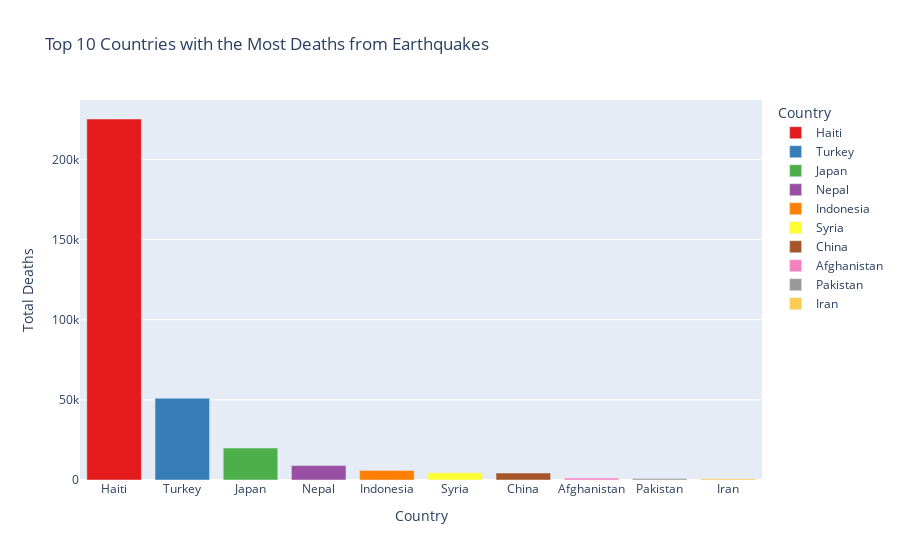
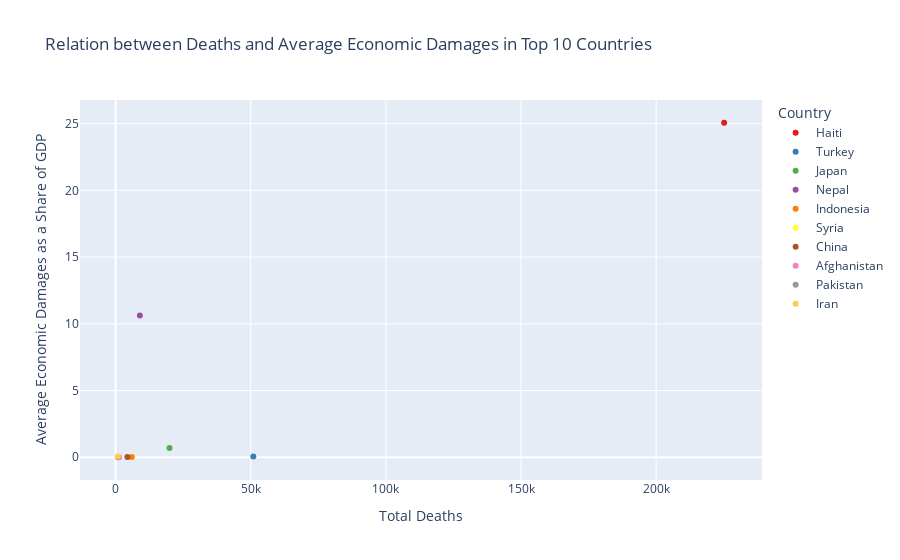

Notebook source saved alongside these figures, in order:
### Code cell
# Group by 'Country' and calculate the sum of 'Number of deaths from earthquakes'
top_countries_deaths = earthquake_data.groupby('Country')['Number of deaths from earthquakes'].sum().reset_index()

# Sort by the total number of deaths in descending order
top_countries_deaths = top_countries_deaths.sort_values(by='Number of deaths from earthquakes', ascending=False).head(10)

# Create a color mapping for countries
country_color_mapping = dict(zip(top_countries_deaths['Country'], px.colors.qualitative.Set1[:len(top_countries_deaths)]))

# Create a bar chart
fig_deaths = px.bar(
    top_countries_deaths,
    x='Country',
    y='Number of deaths from earthquakes',
    color='Country',  # Use color to differentiate countries
    color_discrete_map=country_color_mapping,  # Use consistent colors
    title='Top 10 Countries with the Most Deaths from Earthquakes',
    labels={'Number of deaths from earthquakes': 'Total Deaths'},
)

fig_deaths.update_layout(
    xaxis_title='Country',
    yaxis_title='Total Deaths',
    legend_title='Country',
)

fig_deaths.show()

# Create a scatter plot
fig_relation = px.scatter(
    top_10_countries,
    x='Number of deaths from earthquakes',
    y='Total economic damages from earthquakes as a share of GDP',
    color='Country',  # Use color to differentiate countries
    color_discrete_map=country_color_mapping,  # Use consistent colors
    title='Relation between Deaths and Average Economic Damages in Top 10 Countries',
)

fig_relation.update_layout(
    xaxis_title='Total Deaths',
    yaxis_title='Average Economic Damages as a Share of GDP',
)

fig_relation.show()

### Figure 1 — Plotly figure (JSON) as saved in the notebook; plotly's stock layout.template omitted (floating-point values rounded to 4 significant figures)
{"data": [{"alignmentgroup": "True", "hovertemplate": "Country=%{x}<br>Total Deaths=%{y}<extra></extra>", "legendgroup": "Haiti", "marker": {"color": "rgb(228,26,28)", "pattern": {"shape": ""}}, "name": "Haiti", "offsetgroup": "Haiti", "orientation": "v", "showlegend": true, "textposition": "auto", "type": "bar", "x": ["Haiti"], "xaxis": "x", "y": [225164], "yaxis": "y"}, {"alignmentgroup": "True", "hovertemplate": "Country=%{x}<br>Total Deaths=%{y}<extra></extra>", "legendgroup": "Turkey", "marker": {"color": "rgb(55,126,184)", "pattern": {"shape": ""}}, "name": "Turkey", "offsetgroup": "Turkey", "orientation": "v", "showlegend": true, "textposition": "auto", "type": "bar", "x": ["Turkey"], "xaxis": "x", "y": [50970], "yaxis": "y"}, {"alignmentgroup": "True", "hovertemplate": "Country=%{x}<br>Total Deaths=%{y}<extra></extra>", "legendgroup": "Japan", "marker": {"color": "rgb(77,175,74)", "pattern": {"shape": ""}}, "name": "Japan", "offsetgroup": "Japan", "orientation": "v", "showlegend": true, "textposition": "auto", "type": "bar", "x": ["Japan"], "xaxis": "x", "y": [19957], "yaxis": "y"}, {"alignmentgroup": "True", "hovertemplate": "Country=%{x}<br>Total Deaths=%{y}<extra></extra>", "legendgroup": "Nepal", "marker": {"color": "rgb(152,78,163)", "pattern": {"shape": ""}}, "name": "Nepal", "offsetgroup": "Nepal", "orientation": "v", "showlegend": true, "textposition": "auto", "type": "bar", "x": ["Nepal"], "xaxis": "x", "y": [8982], "yaxis": "y"}, {"alignmentgroup": "True", "hovertemplate": "Country=%{x}<br>Total Deaths=%{y}<extra></extra>", "legendgroup": "Indonesia", "marker": {"color": "rgb(255,127,0)", "pattern": {"shape": ""}}, "name": "Indonesia", "offsetgroup": "Indonesia", "orientation": "v", "showlegend": true, "textposition": "auto", "type": "bar", "x": ["Indonesia"], "xaxis": "x", "y": [5989], "yaxis": "y"}, {"alignmentgroup": "True", "hovertemplate": "Country=%{x}<br>Total Deaths=%{y}<extra></extra>", "legendgroup": "Syria", "marker": {"color": "rgb(255,255,51)", "pattern": {"shape": ""}}, "name": "Syria", "offsetgroup": "Syria", "orientation": "v", "showlegend": true, "textposition": "auto", "type": "bar", "x": ["Syria"], "xaxis": "x", "y": [4500], "yaxis": "y"}, {"alignmentgroup": "True", "hovertemplate": "Country=%{x}<br>Total Deaths=%{y}<extra></extra>", "legendgroup": "China", "marker": {"color": "rgb(166,86,40)", "pattern": {"shape": ""}}, "name": "China", "offsetgroup": "China", "orientation": "v", "showlegend": true, "textposition": "auto", "type": "bar", "x": ["China"], "xaxis": "x", "y": [4353], "yaxis": "y"}, {"alignmentgroup": "True", "hovertemplate": "Country=%{x}<br>Total Deaths=%{y}<extra></extra>", "legendgroup": "Afghanistan", "marker": {"color": "rgb(247,129,191)", "pattern": {"shape": ""}}, "name": "Afghanistan", "offsetgroup": "Afghanistan", "orientation": "v", "showlegend": true, "textposition": "auto", "type": "bar", "x": ["Afghanistan"], "xaxis": "x", "y": [1286], "yaxis": "y"}, {"alignmentgroup": "True", "hovertemplate": "Country=%{x}<br>Total Deaths=%{y}<extra></extra>", "legendgroup": "Pakistan", "marker": {"color": "rgb(153,153,153)", "pattern": {"shape": ""}}, "name": "Pakistan", "offsetgroup": "Pakistan", "orientation": "v", "showlegend": true, "textposition": "auto", "type": "bar", "x": ["Pakistan"], "xaxis": "x", "y": [867], "yaxis": "y"}, {"alignmentgroup": "True", "hovertemplate": "Country=%{x}<br>Total Deaths=%{y}<extra></extra>", "legendgroup": "Iran", "marker": {"color": "#FECB52", "pattern": {"shape": ""}}, "name": "Iran", "offsetgroup": "Iran", "orientation": "v", "showlegend": true, "textposition": "auto", "type": "bar", "x": ["Iran"], "xaxis": "x", "y": [838], "yaxis": "y"}], "layout": {"barmode": "relative", "legend": {"title": {"text": "Country"}, "tracegroupgap": 0}, "title": {"text": "Top 10 Countries with the Most Deaths from Earthquakes"}, "xaxis": {"anchor": "y", "categoryarray": ["Haiti", "Turkey", "Japan", "Nepal", "Indonesia", "Syria", "China", "Afghanistan", "Pakistan", "Iran"], "categoryorder": "array", "domain": [0, 1], "title": {"text": "Country"}}, "yaxis": {"anchor": "x", "domain": [0, 1], "title": {"text": "Total Deaths"}}}}

### Figure 2 — Plotly figure (JSON) as saved in the notebook; plotly's stock layout.template omitted (floating-point values rounded to 4 significant figures)
{"data": [{"hovertemplate": "Country=Haiti<br>Number of deaths from earthquakes=%{x}<br>Total economic damages from earthquakes as a share of GDP=%{y}<extra></extra>", "legendgroup": "Haiti", "marker": {"color": "rgb(228,26,28)", "symbol": "circle"}, "mode": "markers", "name": "Haiti", "orientation": "v", "showlegend": true, "type": "scatter", "x": [225164], "xaxis": "x", "y": [25.06], "yaxis": "y"}, {"hovertemplate": "Country=Turkey<br>Number of deaths from earthquakes=%{x}<br>Total economic damages from earthquakes as a share of GDP=%{y}<extra></extra>", "legendgroup": "Turkey", "marker": {"color": "rgb(55,126,184)", "symbol": "circle"}, "mode": "markers", "name": "Turkey", "orientation": "v", "showlegend": true, "type": "scatter", "x": [50970], "xaxis": "x", "y": [0.05293], "yaxis": "y"}, {"hovertemplate": "Country=Japan<br>Number of deaths from earthquakes=%{x}<br>Total economic damages from earthquakes as a share of GDP=%{y}<extra></extra>", "legendgroup": "Japan", "marker": {"color": "rgb(77,175,74)", "symbol": "circle"}, "mode": "markers", "name": "Japan", "orientation": "v", "showlegend": true, "type": "scatter", "x": [19957], "xaxis": "x", "y": [0.6838], "yaxis": "y"}, {"hovertemplate": "Country=Nepal<br>Number of deaths from earthquakes=%{x}<br>Total economic damages from earthquakes as a share of GDP=%{y}<extra></extra>", "legendgroup": "Nepal", "marker": {"color": "rgb(152,78,163)", "symbol": "circle"}, "mode": "markers", "name": "Nepal", "orientation": "v", "showlegend": true, "type": "scatter", "x": [8982], "xaxis": "x", "y": [10.62], "yaxis": "y"}, {"hovertemplate": "Country=Indonesia<br>Number of deaths from earthquakes=%{x}<br>Total economic damages from earthquakes as a share of GDP=%{y}<extra></extra>", "legendgroup": "Indonesia", "marker": {"color": "rgb(255,127,0)", "symbol": "circle"}, "mode": "markers", "name": "Indonesia", "orientation": "v", "showlegend": true, "type": "scatter", "x": [5989], "xaxis": "x", "y": [0.02331], "yaxis": "y"}, {"hovertemplate": "Country=Syria<br>Number of deaths from earthquakes=%{x}<br>Total economic damages from earthquakes as a share of GDP=%{y}<extra></extra>", "legendgroup": "Syria", "marker": {"color": "rgb(255,255,51)", "symbol": "circle"}, "mode": "markers", "name": "Syria", "orientation": "v", "showlegend": true, "type": "scatter", "x": [4500], "xaxis": "x", "y": [null], "yaxis": "y"}, {"hovertemplate": "Country=China<br>Number of deaths from earthquakes=%{x}<br>Total economic damages from earthquakes as a share of GDP=%{y}<extra></extra>", "legendgroup": "China", "marker": {"color": "rgb(166,86,40)", "symbol": "circle"}, "mode": "markers", "name": "China", "orientation": "v", "showlegend": true, "type": "scatter", "x": [4353], "xaxis": "x", "y": [0.01589], "yaxis": "y"}, {"hovertemplate": "Country=Afghanistan<br>Number of deaths from earthquakes=%{x}<br>Total economic damages from earthquakes as a share of GDP=%{y}<extra></extra>", "legendgroup": "Afghanistan", "marker": {"color": "rgb(247,129,191)", "symbol": "circle"}, "mode": "markers", "name": "Afghanistan", "orientation": "v", "showlegend": true, "type": "scatter", "x": [1286], "xaxis": "x", "y": [0], "yaxis": "y"}, {"hovertemplate": "Country=Pakistan<br>Number of deaths from earthquakes=%{x}<br>Total economic damages from earthquakes as a share of GDP=%{y}<extra></extra>", "legendgroup": "Pakistan", "marker": {"color": "rgb(153,153,153)", "symbol": "circle"}, "mode": "markers", "name": "Pakistan", "orientation": "v", "showlegend": true, "type": "scatter", "x": [867], "xaxis": "x", "y": [0.008091], "yaxis": "y"}, {"hovertemplate": "Country=Iran<br>Number of deaths from earthquakes=%{x}<br>Total economic damages from earthquakes as a share of GDP=%{y}<extra></extra>", "legendgroup": "Iran", "marker": {"color": "#FECB52", "symbol": "circle"}, "mode": "markers", "name": "Iran", "orientation": "v", "showlegend": true, "type": "scatter", "x": [838], "xaxis": "x", "y": [0.04978], "yaxis": "y"}], "layout": {"legend": {"title": {"text": "Country"}, "tracegroupgap": 0}, "title": {"text": "Relation between Deaths and Average Economic Damages in Top 10 Countries"}, "xaxis": {"anchor": "y", "domain": [0, 1], "title": {"text": "Total Deaths"}}, "yaxis": {"anchor": "x", "domain": [0, 1], "title": {"text": "Average Economic Damages as a Share of GDP"}}}}
